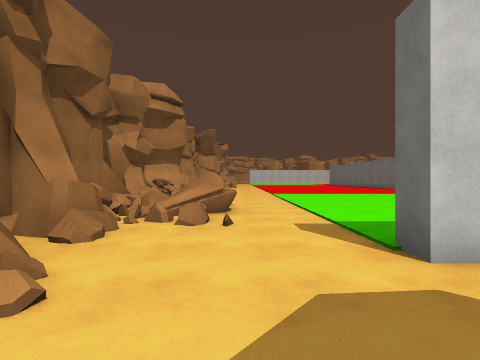
[1] (above)

21 first-person views from a walk through a Unity game level. The camera is 1.4 m above the floor, looks level and sees 85° across. The floor is counted in squares, 2 m on a side. Each view is taken from the middle of a square. On the plan, view 1 faces up. The plan holds only what a view shows up to about 9 squares ahead; the rest is blank. The place goes on beyond the plan. Surface patterns are stand-ins for the level's own textures.

[2]
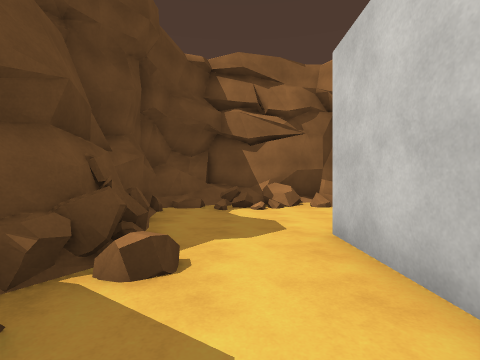

[3]
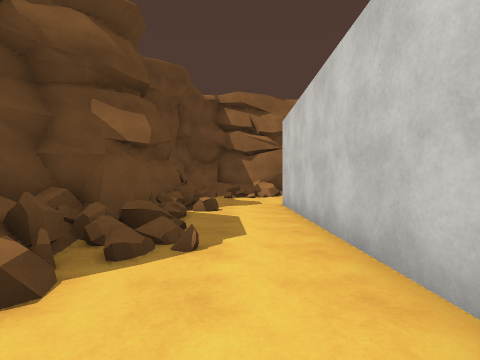

[4]
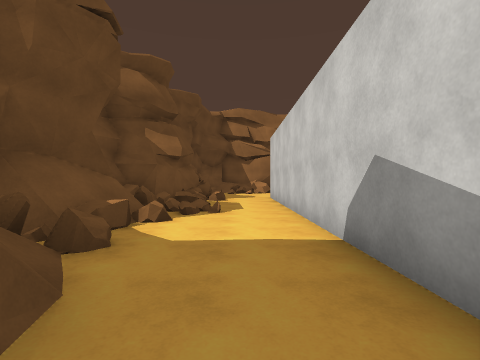

[5]
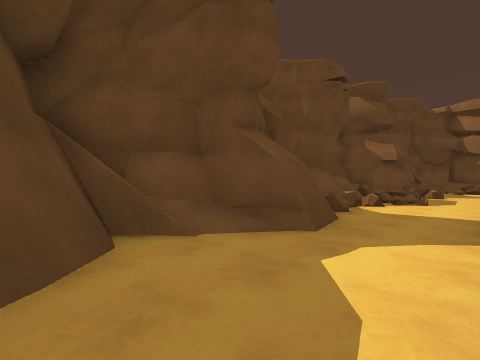

[6]
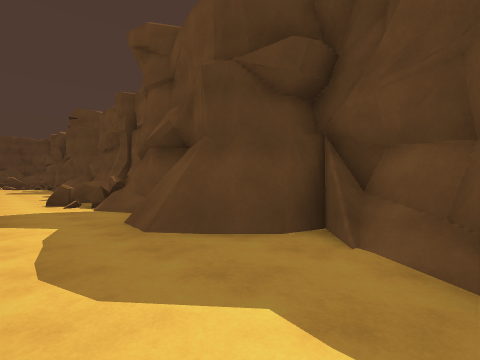

[7]
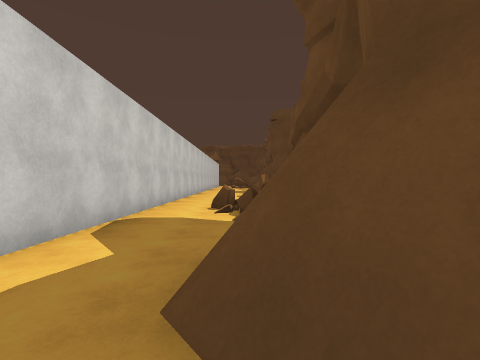

[8]
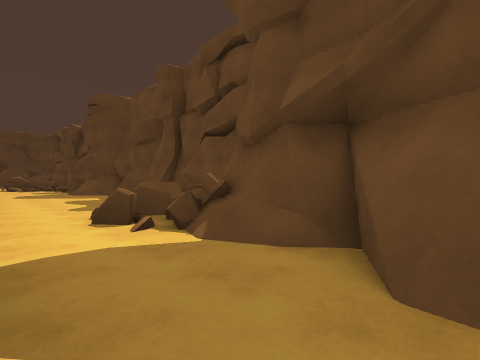

[9]
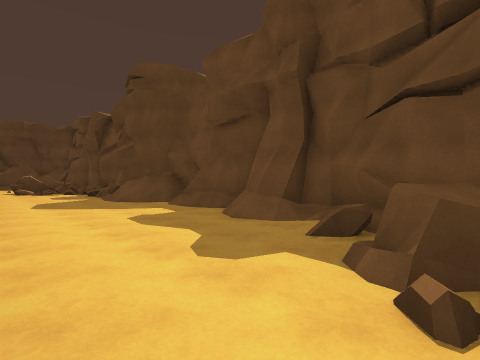

[10]
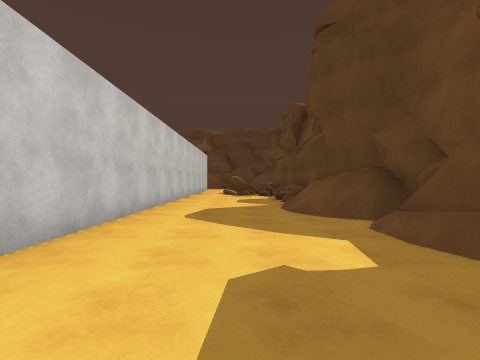

[11]
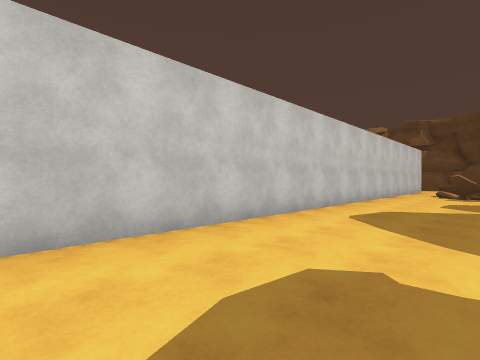

[12]
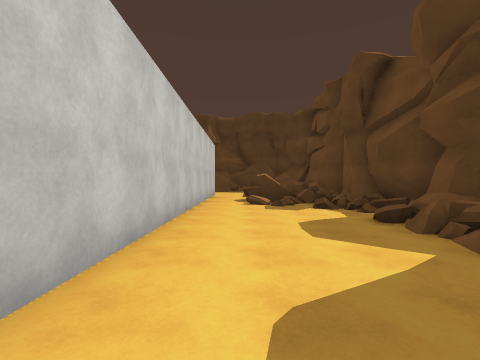

[13]
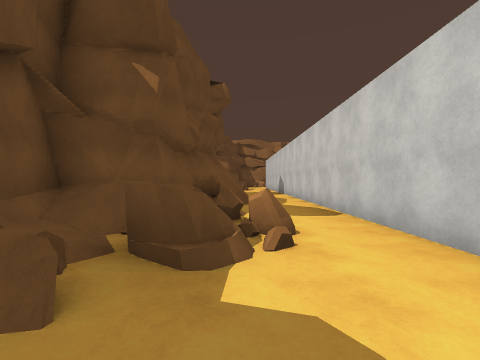

[14]
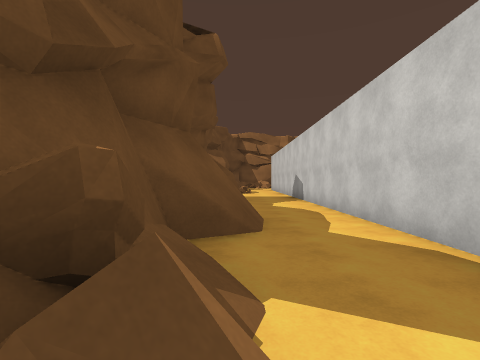

[15]
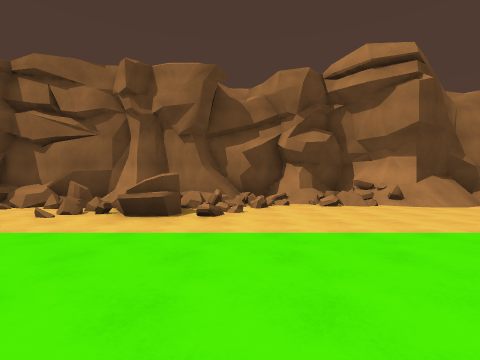

[16]
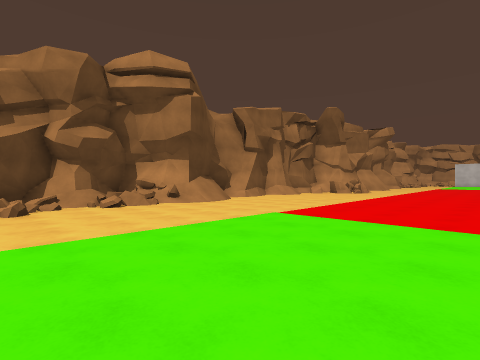

[17]
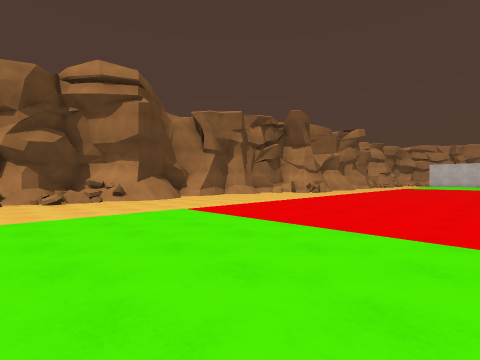

[18]
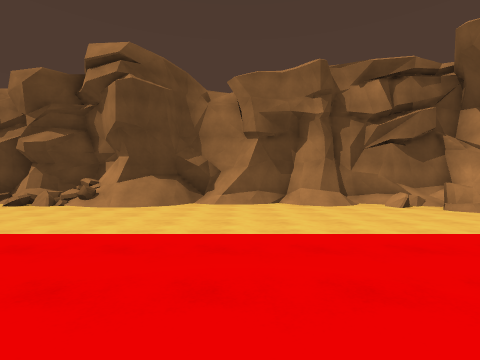

[19]
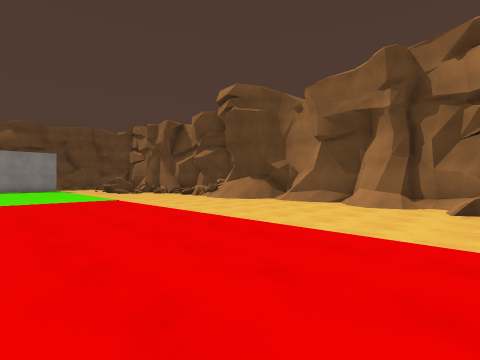

[20]
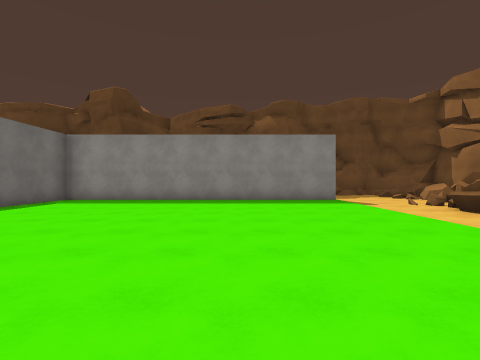

[21]
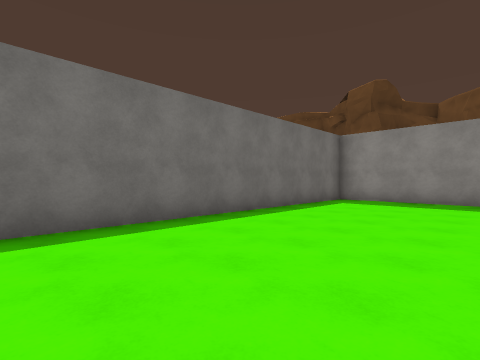

### Floor plan
Key: @ floor where view 1 was taken; # wall or solid block; . main floor; : floor 0.25 m higher than the main floor; / step, stairs or slope; = window, fence, low wall or low ledge; ^ raised ledge.
Columns run from 4 left of view 1 to 38 right of it. Each row starts with its distance up from view 1.
 22  #==......
 21 ###.......
 20 ##.........
 19 #/.........
 18 #/..........
 17 #/..........
 16 #/..........
 15 #/..........
 14 ^//.........
 13 ##/.........
 12 #=.............#
 11 #=.............#
 10 #..............#
  9 ##.............#
  8 #=#:...........#
  7  #=#/..........#
  6   =#=..........#
  5   #=...........#
  4  ##=...........#
  3 ###...#####################################
  2 ##=........................................
  1 #==....................................../=
  0 #=#.@.##////...#...##..=.==.............:#=
 -1 #########.===############^=#......//.... ==
 -2         #=####         ######//////#==.#=##
 -3         ##                 #######^ #######

Positions as (right, up) in squares from view 1, and headings:
1: (0, 0), facing up
2: (5, 1), facing left
3: (9, 1), facing left
4: (12, 1), facing left
5: (15, 2), facing down-left
6: (12, 2), facing down-right
7: (14, 0), facing right
8: (16, 2), facing down-right
9: (21, 2), facing down-right
10: (24, 0), facing right
11: (24, -1), facing up-right
12: (29, 1), facing right
13: (24, 0), facing left
14: (20, 0), facing left
15: (5, 8), facing left
16: (5, 8), facing up-left
17: (7, 9), facing up-left
18: (5, 17), facing left
19: (5, 22), facing down-left
20: (5, 12), facing down
21: (7, 12), facing down-right
